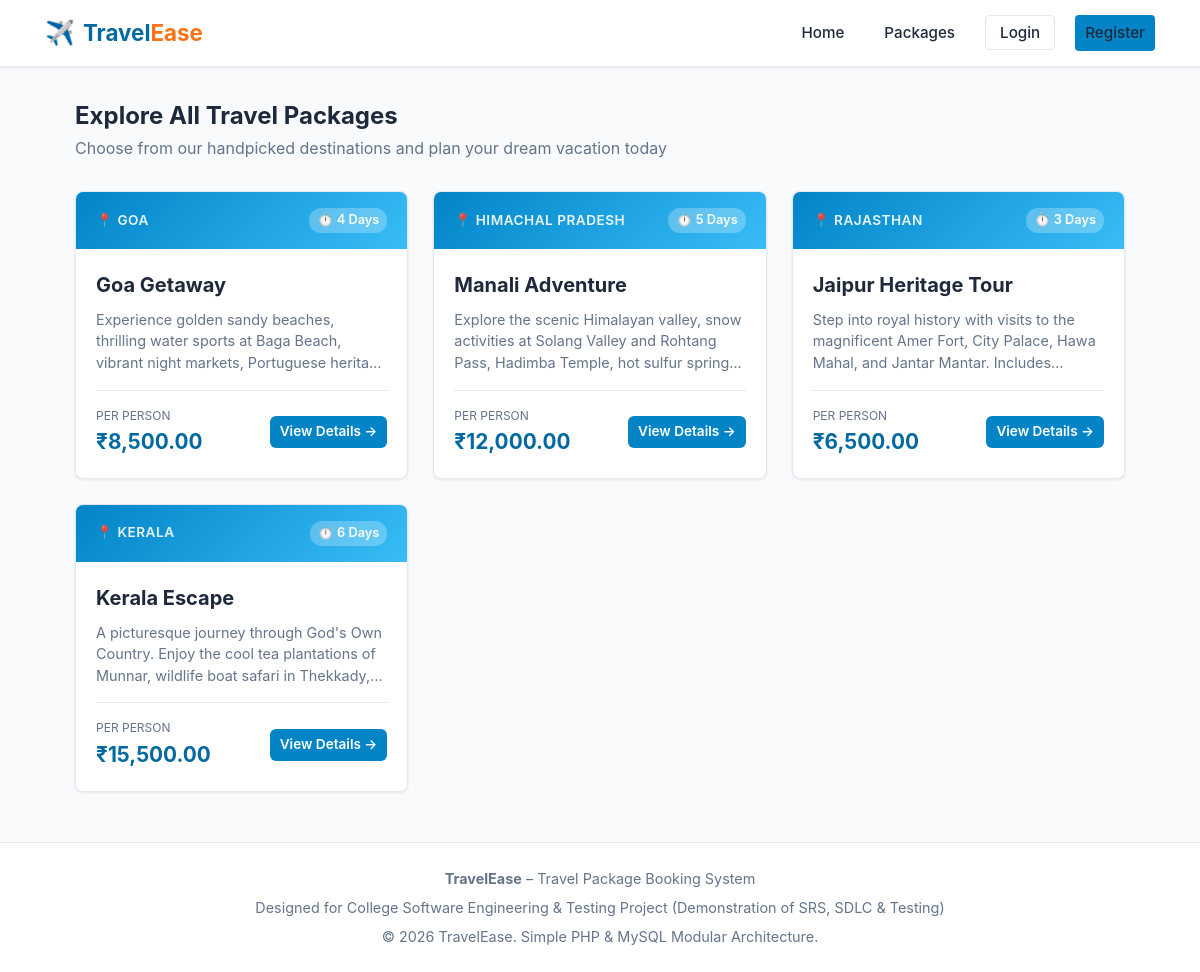
The page /packages.php on the database its author committed.
### tables this page shows
CREATE TABLE `packages` (
  `id` INT AUTO_INCREMENT PRIMARY KEY,
  `name` VARCHAR(150) NOT NULL,
  `destination` VARCHAR(100) NOT NULL,
  `days` INT NOT NULL,
  `price` DECIMAL(10,2) NOT NULL,
  `description` TEXT NOT NULL,
  `created_at` TIMESTAMP DEFAULT CURRENT_TIMESTAMP
);

### packages.php (the view, shortened to what this page needs)
<?php
require_once __DIR__ . '/config/database.php';
require_once __DIR__ . '/includes/header.php';
$sql = "SELECT * FROM packages ORDER BY id ASC";
$result = mysqli_query($conn, $sql);
?>
<div style="margin-bottom: 30px;">
    <h2>Explore All Travel Packages</h2>
    <p style="color: var(--text-muted);">Choose from our handpicked destinations and plan your dream vacation today</p>
</div>
<div class="packages-grid">
    <?php if ($result && mysqli_num_rows($result) > 0): ?>
        <?php while ($row = mysqli_fetch_assoc($result)): ?>
            <div class="package-card">
                <div class="card-header-badge">
                    <span class="card-destination">📍 <?php echo htmlspecialchars($row['destination']); ?></span>
                    <span class="card-duration">⏱️ <?php echo htmlspecialchars($row['days']); ?> Days</span>
                </div>
                <div class="card-body">
                    <h3 class="card-title"><?php echo htmlspecialchars($row['name']); ?></h3>
                    <p class="card-desc"><?php echo htmlspecialchars($row['description']); ?></p>
                    <div class="card-footer">
                        <div class="card-price">
                            <span class="label">Per Person</span>
                            <span class="amount">₹<?php echo number_format($row['price'], 2); ?></span>
                        </div>
                        <a href="package_details.php?id=<?php echo $row['id']; ?>" class="btn btn-primary btn-sm">
                            View Details &rarr;
                        </a>
                    </div>
                </div>
            </div>
        <?php endwhile; ?>
    <?php endif; ?>
</div>
<?php require_once __DIR__ . '/includes/footer.php'; ?>

### css/style.css (style rules this page uses)
:root { --primary-color: #0284c7; --primary-dark: #0369a1; --primary-light: #e0f2fe; --accent-color: #f97316; --accent-hover: #ea580c; --text-dark: #1e293b; --text-muted: #64748b; --bg-light: #f8fafc; --card-bg: #ffffff; --border-color: #e2e8f0; --success-color: #10b981; --danger-color: #ef4444; --warning-color: #f59e0b; --shadow-sm: 0 1px 3px rgba(0,0,0,0.08); --shadow-md: 0 4px 12px rgba(0,0,0,0.08); --shadow-lg: 0 10px 25px rgba(0,0,0,0.1); --radius: 8px; --font-stack: -apple-system, BlinkMacSystemFont, "Segoe UI", Roboto, Oxygen, Ubuntu, Cantarell, "Helvetica Neue", sans-serif; }
* { margin: 0; padding: 0; box-sizing: border-box; }
body { font-family: var(--font-stack); background-color: var(--bg-light); color: var(--text-dark); line-height: 1.6; display: flex; flex-direction: column; min-height: 100vh; }
.packages-grid { display: grid; grid-template-columns: repeat(auto-fill, minmax(260px, 1fr)); gap: 25px; }
.package-card { background: var(--card-bg); border-radius: var(--radius); border: 1px solid var(--border-color); overflow: hidden; box-shadow: var(--shadow-sm); display: flex; flex-direction: column; transition: transform 0.25s ease, box-shadow 0.25s ease; }
.card-header-badge { background: linear-gradient(135deg, #0284c7, #38bdf8); color: white; padding: 16px 20px; display: flex; justify-content: space-between; align-items: center; }
.card-destination { font-size: 0.85rem; font-weight: 600; text-transform: uppercase; letter-spacing: 0.5px; opacity: 0.9; }
.card-duration { background: rgba(255, 255, 255, 0.25); padding: 2px 8px; border-radius: 12px; font-size: 0.8rem; font-weight: 600; }
.card-body { padding: 20px; display: flex; flex-direction: column; flex: 1; }
.card-title { font-size: 1.25rem; color: var(--text-dark); margin-bottom: 8px; font-weight: 700; }
.card-desc { color: var(--text-muted); font-size: 0.9rem; line-height: 1.5; margin-bottom: 16px; flex: 1; display: -webkit-box; -webkit-line-clamp: 3; -webkit-box-orient: vertical; overflow: hidden; }
.card-footer { display: flex; justify-content: space-between; align-items: center; padding-top: 15px; border-top: 1px solid var(--border-color); margin-top: auto; }
.card-price { display: flex; flex-direction: column; }
.card-price .label { font-size: 0.75rem; color: var(--text-muted); text-transform: uppercase; }
.card-price .amount { font-size: 1.3rem; font-weight: 700; color: var(--primary-dark); }
.btn { display: inline-flex; align-items: center; justify-content: center; gap: 6px; padding: 9px 18px; font-size: 0.95rem; font-weight: 600; text-decoration: none; border-radius: 6px; border: none; cursor: pointer; transition: all 0.2s ease; }
.btn-primary { background: var(--primary-color); color: #ffffff; }
.btn-sm { padding: 5px 10px; font-size: 0.85rem; }

### rows shown on the page
packages: destination "GOA", days "4", name "Goa Getaway", description "Experience golden sandy beaches, thrilling water sports at Baga Beach, vibrant night markets, Portuguese…", price "8,500.00"
packages: destination "HIMACHAL PRADESH", days "5", name "Manali Adventure", description "Explore the scenic Himalayan valley, snow activities at Solang Valley and Rohtang Pass, Hadimba Temple, hot sulfur…", price "12,000.00"
packages: destination "RAJASTHAN", days "3", name "Jaipur Heritage Tour", description "Step into royal history with visits to the magnificent Amer Fort, City Palace, Hawa Mahal, and Jantar Mantar.…", price "6,500.00"
packages: destination "KERALA", days "6", name "Kerala Escape", description "A picturesque journey through God's Own Country. Enjoy the cool tea plantations of Munnar, wildlife boat safari in…", price "15,500.00"
